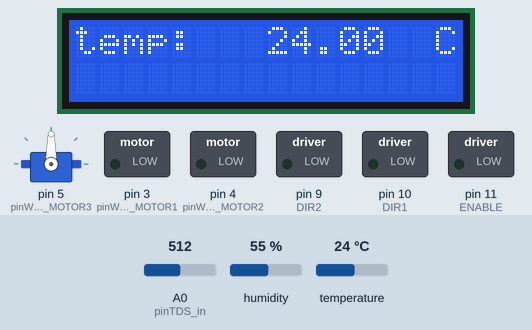
A sketch run on a simulated Arduino Uno, built with avr-gcc and run on an emulated ATmega328P. Parts: 16×2 character LCD, servo, switched loads named in the sketch (green lamp = pin HIGH). Inputs (shaded band) come from the test bench; at power-on: temperature 24 °C, A0 (pinTDS_in) = 512, humidity 55 %. What the sketch prints to the serial monitor is not drawn.

Above: at 1.3 s.
1.4 s: temperature set to 12 °C
At 4.2 s:
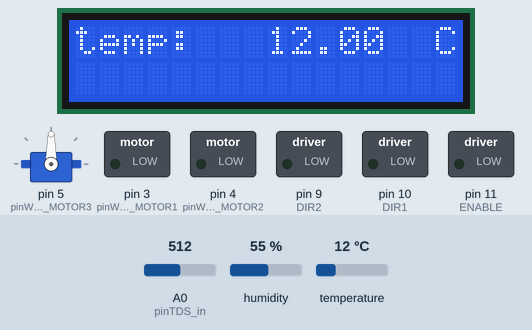
4.7 s: temperature set to 19 °C
At 7.9 s:
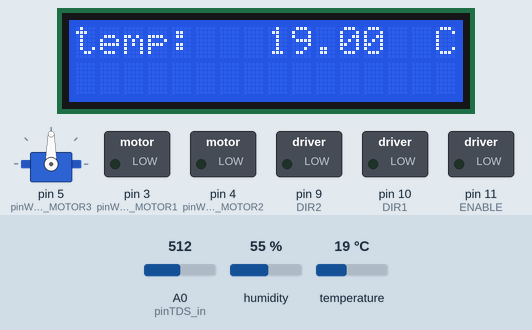
8.8 s: temperature set to 28 °C
At 11.7 s:
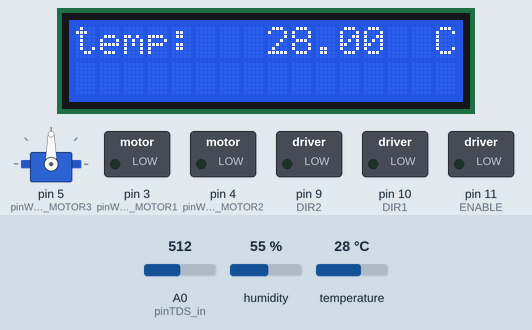
12.9 s: A0 (pinTDS_in) set to 666
15.6 s: A0 (pinTDS_in) set to 688
At 18.6 s:
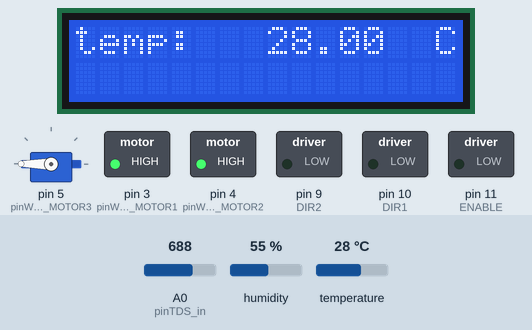
19.0 s: A0 (pinTDS_in) set to 511
At 21.9 s:
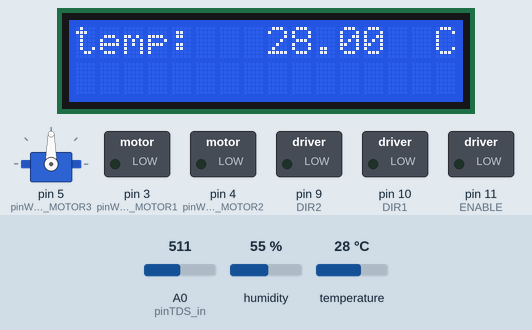
Timing chart, 0 to 23.0 s (numbered marks = the images above; inputs shaded):
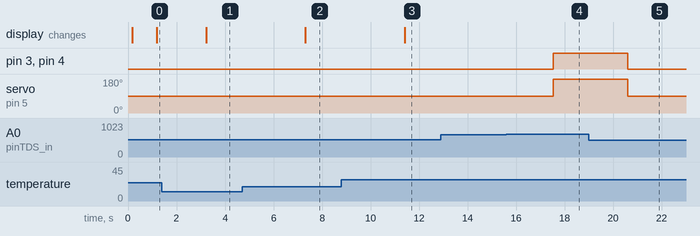

The sketch:

arduino_uno.ino
```cpp
// Arduino
// LCD header
#include <LiquidCrystal_I2C.h>
#include <Servo.h>
Servo myservo;
LiquidCrystal_I2C lcd(0x27, 16, 2);  //이상하면 0x3F,16,2로 바꾸기

// SoftwareSerial header
//#include <SoftwareSerial.h>
//#include <Wire.h>

//DHT header
#include <DHT.h>

// SoftwareSerial intialization
// pin 번호 선언////////////////////////////////
#define DHTPIN 8           // DHT : 8번 핀 사용
#define DHTTYPE DHT22      // DHT 11  (AM2302), AM2321
//DHT 설정
DHT dht(DHTPIN, DHTTYPE);  // DHT설정 - dht (디지털2, dht11)

const int pinWATER_MOTOR1 = 3;  //저류지모터 : 3번핀
const int pinWATER_MOTOR2 = 4;  //정류장모터(의자) : 4번핀
const int pinWATER_MOTOR3 = 5;  //정류장모터(벽) : 5번핀
const int pinTDS_in = A0;        //tds센서 : 6번핀
const int ENABLE=11;            // 모터1사용 가능 제어핀과 동시에 속도제어핀 역할
const int DIR1=10;               // 방향제어를 위한 핀1
const int DIR2=9;               // 방향제어를 위한 핀2
const int BUTTON = 3;           // 버튼입력으로 사용할 핀
const int POT = A5;             // 가변저항기와 연결한 핀
enum MOTOR_DIRECTION{FOWARD=0, BACKWARD=1};         // 모터의 전방, 후방 여부 확인을 위한 자료형

enum MOTOR_DIRECTION Direction;                     // 모터의 전방, 후방 여부 확인을 위한 자료형 생성

//lcd
//LiquidCrystal lcd(12, 11, 5, 4, 3, 2);

float temp = 0.0;
float humi = 0.0;
int tdsValue = 0;
float voltage = 0.0;
void setup() {
  Serial.begin(9600);
  delay(100);
  lcd.init();       // Initialize the LCD
  lcd.backlight();  // Turn on the backlight
  lcd.setCursor(3, 1);
  // put your setup code here, to run once:
  pinMode(pinWATER_MOTOR1, OUTPUT);  //저류지 모터
  pinMode(pinWATER_MOTOR2, OUTPUT);  //정류장 모터
  myservo.attach(pinWATER_MOTOR3);

  pinMode(DHTPIN, INPUT);     // 온습도 센서 핀모드
  pinMode(pinTDS_in, INPUT);  // TDS 센서 핀모드

  pinMode(ENABLE, OUTPUT);             // 모터1사용 가능 제어핀 출력으로 설정
  pinMode(DIR1, OUTPUT);               // 방향제어를 위한 핀1 출력으로 설정
  pinMode(DIR2, OUTPUT);              // 방향제어를 위한 핀2 출력으로 설정
  pinMode(BUTTON, INPUT);             // 버튼핀 입력으로 설정
  digitalWrite(ENABLE, LOW);         // 일단 모터가 작동하지 않도록 초기화

  dht.begin();
}

void loop() {

  //TDS 센서
  tdsValue = analogRead(pinTDS_in);
  voltage = tdsValue * 5.0 / 1024.0;
  Serial.println(voltage);

  //DHT

  temp = dht.readTemperature();  //온습도 온도 값 저장 변수
  humi = dht.readHumidity();
  delay(1000);
    lcd.clear();  // Clear the display
  lcd.setCursor(0, 0);
  lcd.print("temp: ");
  lcd.setCursor(8, 0);
  lcd.print(float(temp));
  lcd.setCursor(15, 0);
  lcd.print("C");

  Serial.println(tdsValue);
  Serial.println(temp);
  Serial.println(humi);
  //온도와 tds 센서로 저류지 모터 on/off
  if (temp >= 25) {
    if (voltage >= 3.30) {  //Read sensor signal
      analogWrite(pinWATER_MOTOR1, 255);   // 펌프모터 켜기
      analogWrite(pinWATER_MOTOR2, 255);  // 펌프모터 켜기
      myservo.write(180);   //Counterclockwise maximum speed rotation
      Serial.println(1);
      Serial.println(1);
      //Serial.println("first pump water on");
    } else {
      analogWrite(pinWATER_MOTOR1, 0);  // 펌프모터 끄기
      analogWrite(pinWATER_MOTOR2, 0);  // 펌프모터 끄기
      myservo.write(90);  //Counterclockwise maximum speed rotation
      Serial.println(0);
      Serial.println(0);
      //Serial.println("first pump water off");
    }
  }
}
```

Measured:
- the behaviour switches between 675 and 676 on A0 (pinTDS_in) (found by bisection; images 3 and 4)
- after the input at 1.4 s, the display: changes after 1.8 s (image 1)
- after the input at 4.7 s, the display: changes after 2.6 s (image 2)
- after the input at 8.8 s, the display: changes after 2.6 s (image 3)
- after the input at 12.9 s, every drawn part: stays the same
- after the input at 15.6 s, pin 3 (pinWATER_MOTOR1), pin 4 (pinWATER_MOTOR2): LOW → HIGH after 1.9 s; servo on pin 5 (pinWATER_MOTOR3): 90° → 180° after 1.9 s
- after the input at 19.0 s, pin 3 (pinWATER_MOTOR1), pin 4 (pinWATER_MOTOR2): HIGH → LOW after 1.6 s; servo on pin 5 (pinWATER_MOTOR3): 180° → 90° after 1.6 s
